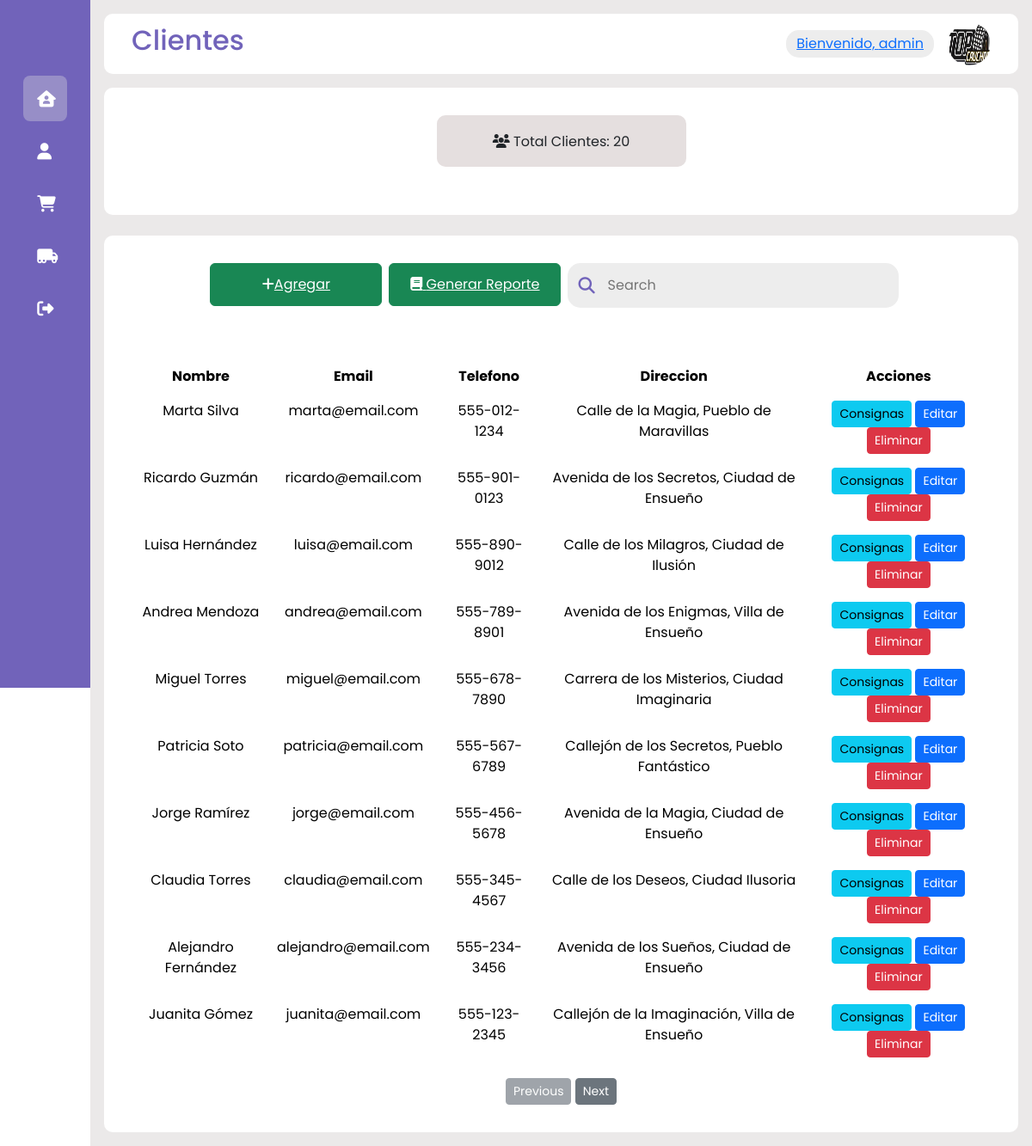
Screenshot of /clients/ (signed in) with the database file from the repository.
### clients/models.py (models this page shows, shortened)
class Client(models.Model):
    fullname = models.CharField(max_length=255, blank=False, null=False, verbose_name='Fullname')
    email = models.EmailField(blank=True, null=True, verbose_name='Email')
    phone = models.CharField(max_length=30, blank=True, null=True, verbose_name='Phone')
    address = models.CharField(max_length=255, blank=True, null=True, verbose_name='Address')
    class Meta:
        db_table = 'clients'
        verbose_name = 'Client'
        verbose_name_plural = 'Clients'
        ordering = ['-id']

### clients/views.py (the view, shortened to what this page needs)
# urls.py: path('', ClientList.as_view(), name='Clients'),
class ClientList(LoginRequiredMixin, ListView):
    model = Client
    template_name = 'client_list.html'
    context_object_name = 'clients'
    def get_queryset(self):
        queryset = super().get_queryset()
        search_query = self.request.GET.get('search')
        return queryset
    def get_context_data(self, **kwargs):
        context =  super().get_context_data(**kwargs)
        all_clients = Client.objects.all()
        context['all_clients'] = len(all_clients)
        return context

### clients/templates/client_list.html (shortened to what this page needs)
{% extends 'base.html' %}
{% block headertitle %}Clientes{% endblock %}
{% block content %}
<div class="card--container">
    <div class="card--wrapper">
        <div class="row">
            <div class="col-sm-6 mb-2">
                <div class="clients--card">
                    <div class="clients--header">
                        <div class="clients">
                            <span class="clients--title">
                                <i class="fa-solid fa-users"></i> Total Clientes:<span class="clients--number">
                                    {{ all_clients }}
                                </span>
                            </span>
                        </div>
                    </div>
                </div>
            </div>
        </div>
    </div>
</div>
<br>
<div class="card--container">
    <div class="card--wrapper">
        <div class="d-grid gap-2 d-md-flex justify-content-md-end">
            <button type="button" class="btn btn-success" style="width: 200px; height: 50px;">
                <a href={% url 'clients:AddClient' %} style="color:white"><i class="fa-solid fa-plus"></i>Agregar</a>
            </button>
            <button type="button" class="btn btn-success" style="width: 200px; height: 50px;">
                <a href="{% url 'clients:ReportClient' %}" style="color:white"><i class="fa-solid fa-book"></i> Generar Reporte</a>
            </button>
        <form method="GET" action="{% url 'clients:Clients' %}">
            <div class="search--box">
                <i class="fa-solid fa-magnifying-glass"></i>
                <input type="text" placeholder="Search" name="search" />
            </div>
        </div>
        <br>
        <br>
        <br>
        <br>
        <table class="table table-borderless">
            <thead>
                <tr>
                    <th scope="row" style="text-align: center;">Nombre</th>
                    <th scope="row" style="text-align: center;">Email</th>
                    <th scope="row" style="text-align: center;">Telefono</th>
                    <th scope="row" style="text-align: center;">Direccion</th>
                    <th scope="row" style="text-align: center;">Acciones</th>
                </tr>
            </thead>
            <tbody>
            {% for client in clients %}
            <tr>
                <td style="text-align: center;">{{ client.fullname }}</td>
                <td style="text-align: center;">{{ client.email }}</td>
                <td style="text-align: center;">{{ client.phone }}</td>
                <td style="text-align: center;">{{ client.address }}</td>
                <td style="text-align: center;">
                    <a href="{% url 'clientsdata:ClientData' client.id %}" class="btn btn-info btn-sm">Consignas</a>
                    <a href="{% url 'clients:UpdateClient' client.id %}" class="btn btn-primary btn-sm">Editar</a>
                    <a href="{% url 'clients:DeleteClient' client.id %}" class="btn btn-danger btn-sm">Eliminar</a>
                </td>
            </tr>
            {% empty %}
            <tr>
                <td colspan="9" style="text-align: center;">No se encontraron clientes.</td>
            </tr>
            {% endfor %}
            </tbody>
        </table>
    </div>
    <div class="pagination-container">
        <button id="prev-page-btn" class="btn btn-secondary btn-sm">Previous</button>
        <button id="next-page-btn" class="btn btn-secondary btn-sm">Next</button>
    </div>
</div>
{% endblock %}

### templates/base.html (shortened to what this page needs)
{% load static %}
<!DOCTYPE html>
<html lang="en">
<head>
    <link rel="stylesheet" href={%static 'css/styles.css'%} />
    <link href="https://cdn.jsdelivr.net/npm/bootstrap@5.3.1/dist/css/bootstrap.min.css" rel="stylesheet">
    <link rel="stylesheet" href="https://cdnjs.cloudflare.com/ajax/libs/font-awesome/6.4.0/css/all.min.css" />
    <link rel="stylesheet" href="https://cdnjs.cloudflare.com/ajax/libs/highcharts/9.3.1/css/highcharts.css">
</head>
<body>
    <div class="sidebar">
        <div class="logo">
        </div>
        <ul class="menu">
            <li class="active">
                <a href="{% url 'website:index' %}">
                    <i class="fa-solid fa-house-user"></i>
                </a>
            </li>
            <li>
                <a href="{% url 'clients:Clients' %}">
                    <i class="fa-solid fa-user"></i>
                </a>
            </li>
            <li>
                <a href="{% url 'products:Products' %}">
                    <i class="fa-solid fa-cart-shopping"></i>
                </a>
            </li>
            <li>
                <a href="{% url 'clientsdata:ClientsData' %}">
                    <i class="fa-solid fa-truck-moving"></i>
                </a>
            </li>
            <li>
                <a href="{% url 'website:logout' %}">
                    <i class="fa-solid fa-right-from-bracket"></i>
                </a>
            </li>
        </ul>
    </div>
    <div class="main--content">
        <div class="header--wrapper">
            <div class="header--title">
                <h2>{% block headertitle %}{% endblock %}</h2>
            </div>
            <div class="user--info">
                <div class="search--box">
                    <a class="d-block">Bienvenido, {{ user.username }}</a>
                </div>
                <img src="{% static 'img/LOGO_TOPCAUCHOS.png' %}" alt="">
            </div>
        </div>
        {% block content %}
        {% endblock %}
    </div>
</body>
</html>

### static/css/styles.css (style rules this page uses)
* { margin: 0; padding: 0; border: none; outline: none; box-sizing: border-box; font-family: "Poppins", sans-serif; }
body { display: flex; }
.sidebar { position: sticky; top: 0; left: 0; bottom: 0; width: 110px; height: 100vh; padding: 0 1.7rem; color: #fff; overflow: hidden; transition: all; background: rgba(113, 99, 186, 255); }
.logo { height: 80px; padding: 16px; }
.menu { height: 88%; position: relative; list-style: none; padding: 0; }
.menu li { padding: 1rem; margin: 8px 0; border-radius: 8px; transition: all 0.5s ease-in-out; }
.menu li:hover, .active { background: #e0e0e058; }
.menu a { color: #fff; font-size: 14px; text-decoration: none; display: flex; align-items: center; gap: 1.5rem; }
.menu a i { font-size: 1.2rem; }
.main--content { position: relative; background: #ebe9e9; width: 100%; padding: 1rem; }
.header--wrapper img { width: 50px; height: 50px; cursor: pointer; border-radius: 50%; }
.header--wrapper { display: flex; justify-content: space-between; align-items: center; flex-wrap: wrap; background: #fff; border-radius: 10px; padding: 10px 2rem; margin-bottom: 1rem; }
.header--title { color: rgba(113, 99, 186, 255); }
.user--info { display: flex; align-items: center; gap: 1rem; }
.search--box { background: rgb(237, 237, 237); border-radius: 15px; color: rgba(113, 99, 186, 255); display: flex; align-items: center; gap: 5px; padding: 4px 12px; }
.search--box input { background: transparent; padding: 10px; }
.search--box i { font-size: 1.2rem; cursor: pointer; transition: all 0.5s ease-out; }
.card--container { background: #fff; padding: 2rem; border-radius: 10px; display: flex; flex-direction: column; align-items: center; }
.card--wrapper { display: flex; flex-wrap: wrap; gap: 1rem; justify-content: center; }
.clients--card { background: rgb(229, 223, 223); border-radius: 10px; padding: 1.2rem; width: 290px; height: 60px; display: flex; flex-direction: column; justify-content: space-between; transition: all 0.5s ease-in-out; align-items: center; margin-bottom: 1rem; }
.clients--header { display: flex; justify-content: space-between; align-items: center; margin-bottom: 20px; }
.clients { display: flex; flex-direction: column; }
.btn-success { transition: all 2.5s ease-out; }

### rows the page displays
Client: fullname "Marta Silva", email "marta@email.com", phone "555-012-1234", address "Calle de la Magia, Pueblo de Maravillas"
Client: fullname "Ricardo Guzmán", email "ricardo@email.com", phone "555-901-0123", address "Avenida de los Secretos, Ciudad de Ensueño"
Client: fullname "Luisa Hernández", email "luisa@email.com", phone "555-890-9012", address "Calle de los Milagros, Ciudad de Ilusión"
Client: fullname "Andrea Mendoza", email "andrea@email.com", phone "555-789-8901", address "Avenida de los Enigmas, Villa de Ensueño"
Client: fullname "Miguel Torres", email "miguel@email.com", phone "555-678-7890", address "Carrera de los Misterios, Ciudad Imaginaria"
Client: fullname "Patricia Soto", email "patricia@email.com", phone "555-567-6789", address "Callejón de los Secretos, Pueblo Fantástico"
Client: fullname "Jorge Ramírez", email "jorge@email.com", phone "555-456-5678", address "Avenida de la Magia, Ciudad de Ensueño"
Client: fullname "Claudia Torres", email "claudia@email.com", phone "555-345-4567", address "Calle de los Deseos, Ciudad Ilusoria"
Client: fullname "Alejandro Fernández", email "alejandro@email.com", phone "555-234-3456", address "Avenida de los Sueños, Ciudad de Ensueño"
Client: fullname "Juanita Gómez", email "juanita@email.com", phone "555-123-2345", address "Callejón de la Imaginación, Villa de Ensueño"

### other values shown
{{ user.username }} "admin"
{{ all_clients }} "20"
